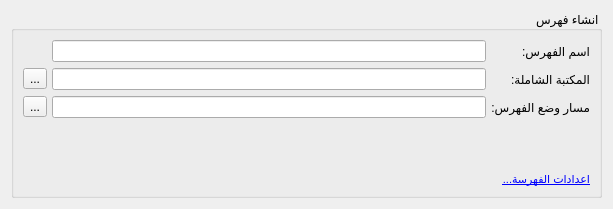
<?xml version="1.0" encoding="UTF-8"?>
<ui version="4.0">
 <class>ShamelaIndexerWidget</class>
 <widget class="QWidget" name="ShamelaIndexerWidget">
  <property name="geometry">
   <rect>
    <x>0</x>
    <y>0</y>
    <width>613</width>
    <height>208</height>
   </rect>
  </property>
  <property name="windowTitle">
   <string>Form</string>
  </property>
  <property name="layoutDirection">
   <enum>Qt::RightToLeft</enum>
  </property>
  <layout class="QVBoxLayout" name="verticalLayout">
   <item>
    <widget class="QStackedWidget" name="stackedWidget">
     <property name="currentIndex">
      <number>0</number>
     </property>
     <widget class="QWidget" name="page">
      <layout class="QVBoxLayout" name="verticalLayout_7">
       <property name="spacing">
        <number>0</number>
       </property>
       <property name="margin">
        <number>0</number>
       </property>
       <item>
        <widget class="QGroupBox" name="groupBox_2">
         <property name="title">
          <string>انشاء فهرس</string>
         </property>
         <layout class="QVBoxLayout" name="verticalLayout_2">
          <item>
           <layout class="QGridLayout" name="gridLayout">
            <property name="horizontalSpacing">
             <number>5</number>
            </property>
            <item row="1" column="1">
             <widget class="QLineEdit" name="lineShamelaPath">
              <property name="layoutDirection">
               <enum>Qt::LeftToRight</enum>
              </property>
              <property name="text">
               <string/>
              </property>
             </widget>
            </item>
            <item row="1" column="2">
             <widget class="QToolButton" name="buttonSelectShamela">
              <property name="text">
               <string>...</string>
              </property>
             </widget>
            </item>
            <item row="1" column="0">
             <widget class="QLabel" name="label_4">
              <property name="text">
               <string>المكتبة الشاملة:</string>
              </property>
             </widget>
            </item>
            <item row="0" column="0">
             <widget class="QLabel" name="label_5">
              <property name="text">
               <string>اسم الفهرس:</string>
              </property>
             </widget>
            </item>
            <item row="0" column="1">
             <widget class="QLineEdit" name="lineIndexName">
              <property name="sizePolicy">
               <sizepolicy hsizetype="Expanding" vsizetype="Maximum">
                <horstretch>0</horstretch>
                <verstretch>0</verstretch>
               </sizepolicy>
              </property>
              <property name="text">
               <string/>
              </property>
             </widget>
            </item>
            <item row="2" column="1">
             <widget class="QLineEdit" name="lineIndexPath">
              <property name="layoutDirection">
               <enum>Qt::LeftToRight</enum>
              </property>
              <property name="text">
               <string/>
              </property>
             </widget>
            </item>
            <item row="2" column="0">
             <widget class="QLabel" name="label_6">
              <property name="text">
               <string>مسار وضع الفهرس:</string>
              </property>
             </widget>
            </item>
            <item row="2" column="2">
             <widget class="QToolButton" name="buttonSelectIndexPath">
              <property name="text">
               <string>...</string>
              </property>
             </widget>
            </item>
           </layout>
          </item>
          <item>
           <spacer name="verticalSpacer">
            <property name="orientation">
             <enum>Qt::Vertical</enum>
            </property>
            <property name="sizeHint" stdset="0">
             <size>
              <width>20</width>
              <height>40</height>
             </size>
            </property>
           </spacer>
          </item>
          <item>
           <widget class="QLabel" name="label_2">
            <property name="cursor">
             <cursorShape>PointingHandCursor</cursorShape>
            </property>
            <property name="text">
             <string>&lt;!DOCTYPE HTML PUBLIC &quot;-//W3C//DTD HTML 4.0//EN&quot; &quot;http://www.w3.org/TR/REC-html40/strict.dtd&quot;&gt;
&lt;html&gt;&lt;head&gt;&lt;meta name=&quot;qrichtext&quot; content=&quot;1&quot; /&gt;&lt;style type=&quot;text/css&quot;&gt;
p, li { white-space: pre-wrap; }
&lt;/style&gt;&lt;/head&gt;&lt;body style=&quot; font-family:'MS Shell Dlg 2'; font-size:8.25pt; font-weight:400; font-style:normal;&quot;&gt;
&lt;p dir='rtl' style=&quot; margin-top:0px; margin-bottom:0px; margin-left:0px; margin-right:0px; -qt-block-indent:0; text-indent:0px;&quot;&gt;&lt;a href=&quot;#settings&quot;&gt;&lt;span style=&quot; text-decoration: underline; color:#0000ff;&quot;&gt;اعدادات الفهرسة...&lt;/span&gt;&lt;/a&gt;&lt;/p&gt;&lt;/body&gt;&lt;/html&gt;</string>
            </property>
            <property name="textFormat">
             <enum>Qt::RichText</enum>
            </property>
           </widget>
          </item>
         </layout>
        </widget>
       </item>
      </layout>
     </widget>
     <widget class="QWidget" name="page_3">
      <layout class="QVBoxLayout" name="verticalLayout_4">
       <property name="margin">
        <number>0</number>
       </property>
       <item>
        <widget class="QLabel" name="label">
         <property name="layoutDirection">
          <enum>Qt::RightToLeft</enum>
         </property>
         <property name="locale">
          <locale language="Arabic" country="Morocco"/>
         </property>
         <property name="text">
          <string>الكتب التي سيتم فهرستها :</string>
         </property>
        </widget>
       </item>
       <item>
        <widget class="QListWidget" name="listWidget"/>
       </item>
      </layout>
     </widget>
     <widget class="QWidget" name="page_4">
      <layout class="QVBoxLayout" name="verticalLayout_11">
       <item>
        <widget class="QLabel" name="labelStartIndexing">
         <property name="text">
          <string>بدأ الفهرسة</string>
         </property>
        </widget>
       </item>
       <item>
        <widget class="QWidget" name="widgetBooksProgress" native="true">
         <layout class="QVBoxLayout" name="verticalLayout_10"/>
        </widget>
       </item>
       <item>
        <spacer name="verticalSpacer_3">
         <property name="orientation">
          <enum>Qt::Vertical</enum>
         </property>
         <property name="sizeHint" stdset="0">
          <size>
           <width>20</width>
           <height>40</height>
          </size>
         </property>
        </spacer>
       </item>
       <item>
        <widget class="QGroupBox" name="groupBox_4">
         <property name="title">
          <string/>
         </property>
         <layout class="QVBoxLayout" name="verticalLayout_5">
          <item>
           <widget class="QLabel" name="label_8">
            <property name="text">
             <string>تقدم الفهرسة:</string>
            </property>
           </widget>
          </item>
          <item>
           <widget class="QProgressBar" name="progressBar">
            <property name="alignment">
             <set>Qt::AlignCenter</set>
            </property>
            <property name="format">
             <string>%v/%m (%p%)</string>
            </property>
           </widget>
          </item>
         </layout>
        </widget>
       </item>
       <item>
        <widget class="QCheckBox" name="checkOptimizeIndex">
         <property name="text">
          <string>ضغط الفهرس عند انتهاء الفهرسة</string>
         </property>
         <property name="checked">
          <bool>true</bool>
         </property>
        </widget>
       </item>
       <item>
        <widget class="QCheckBox" name="checkShutDown">
         <property name="text">
          <string>اطفاء الجهاز عند الانتهاء</string>
         </property>
        </widget>
       </item>
      </layout>
     </widget>
     <widget class="QWidget" name="page_5">
      <layout class="QVBoxLayout" name="verticalLayout_8">
       <item>
        <widget class="QGroupBox" name="groupBox_3">
         <property name="title">
          <string>تمت الفهرس بنجاح</string>
         </property>
         <layout class="QVBoxLayout" name="verticalLayout_9">
          <item>
           <widget class="QLabel" name="labelIndexingInfo">
            <property name="text">
             <string>&lt;!DOCTYPE HTML PUBLIC &quot;-//W3C//DTD HTML 4.0//EN&quot; &quot;http://www.w3.org/TR/REC-html40/strict.dtd&quot;&gt;
&lt;html&gt;&lt;head&gt;&lt;meta name=&quot;qrichtext&quot; content=&quot;1&quot; /&gt;&lt;style type=&quot;text/css&quot;&gt;
p, li { white-space: pre-wrap; }
&lt;/style&gt;&lt;/head&gt;&lt;body style=&quot; font-family:'MS Shell Dlg 2'; font-size:8.25pt; font-weight:400; font-style:normal;&quot;&gt;
&lt;p dir='rtl' style=&quot; margin-top:0px; margin-bottom:0px; margin-left:0px; margin-right:0px; -qt-block-indent:0; text-indent:0px;&quot;&gt;تمت فهرسة %1&lt;/p&gt;
&lt;p dir='rtl' style=&quot; margin-top:0px; margin-bottom:0px; margin-left:0px; margin-right:0px; -qt-block-indent:0; text-indent:0px;&quot;&gt;&lt;span style=&quot; font-size:8pt;&quot;&gt;تمت الفهرسة خلال %2&lt;/span&gt;&lt;/p&gt;
&lt;p dir='rtl' style=&quot; margin-top:0px; margin-bottom:0px; margin-left:0px; margin-right:0px; -qt-block-indent:0; text-indent:0px;&quot;&gt;&lt;span style=&quot; font-size:8pt;&quot;&gt;تم ضغط الفهرس خلال %3&lt;/span&gt;&lt;/p&gt;
&lt;p style=&quot;-qt-paragraph-type:empty; margin-top:0px; margin-bottom:0px; margin-left:0px; margin-right:0px; -qt-block-indent:0; text-indent:0px; font-size:8pt;&quot;&gt;&lt;/p&gt;&lt;/body&gt;&lt;/html&gt;</string>
            </property>
            <property name="textInteractionFlags">
             <set>Qt::LinksAccessibleByMouse|Qt::TextSelectableByMouse</set>
            </property>
           </widget>
          </item>
         </layout>
        </widget>
       </item>
       <item>
        <spacer name="verticalSpacer_4">
         <property name="orientation">
          <enum>Qt::Vertical</enum>
         </property>
         <property name="sizeHint" stdset="0">
          <size>
           <width>20</width>
           <height>40</height>
          </size>
         </property>
        </spacer>
       </item>
      </layout>
     </widget>
    </widget>
   </item>
  </layout>
 </widget>
 <resources/>
 <connections/>
</ui>
